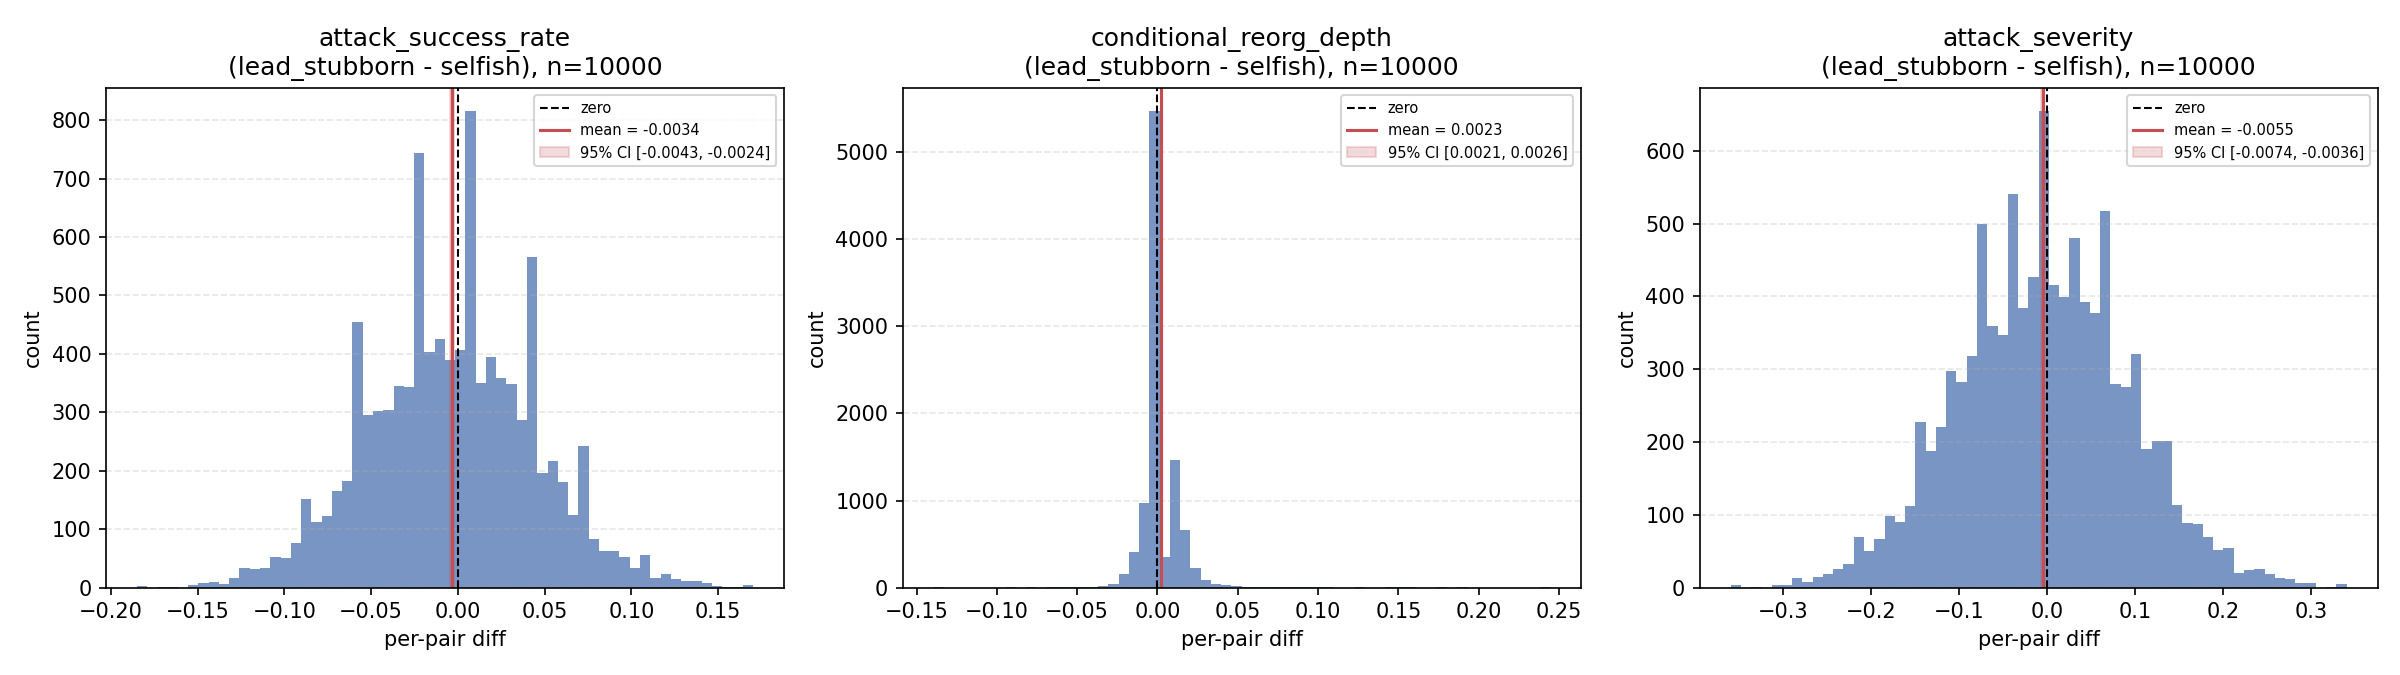

Here is the Python script that generated this plot:
#!/usr/bin/env python3
"""
Paired-difference analysis (lead_stubborn - selfish), 10k-row matched
sample, all three outcomes (attack_success_rate, conditional_reorg_depth,
attack_severity). Extends the existing 1000-row success_rate_diff/
analysis (which covered attack_success_rate only) to 10k scale and to the
other two outcomes. Read-only: only reads analysis_settings_{selfish,
lead_stubborn}_10k.parquet, already produced by build_analysis_table.py.
Does not touch that pipeline script, the 1000-row output, or any jar.

Matching key: the prior 1000-row analysis matched pairs on
(system_config_id, attacker_config_id) alone. Checking that against the
actual two-stage sampling design (see lhs_generate_sample_two_stage.py /
the latin-hyper-cube-sampling skill) shows system_config_id is the
CORE system config id (250 distinct values), with bandwidth varied as a
separate stage on top of it (10 fixed values per core config) -- so
(system_config_id, attacker_config_id) alone is NOT a unique key; it
collides across the 10 bandwidth variants of the same core config. In
this 10k sample that 2-key match has 1578 duplicate-key rows per
strategy file (verified directly against the loaded parquet), and even
the existing 1000-row analysis's own source data has 19 such duplicate
keys (981 unique matches out of the 1000 it reported, i.e. some of its
"1000 matched pairs" were built by joining SQL-style on a non-unique key,
silently mispairing across bandwidth variants for the colliding rows).
This script matches on (system_config_id, attacker_config_id, bandwidth)
instead, which is confirmed unique per strategy (0 duplicate keys) and
achieves a full 10000/10000 1:1 match with no unmatched rows either side.
"""
import numpy as np
import pandas as pd
import matplotlib
matplotlib.use("Agg")
import matplotlib.pyplot as plt

SEL_PATH = "../../parquet_10k/analysis_settings_selfish_10k.parquet"
LEAD_PATH = "../../parquet_10k/analysis_settings_lead_stubborn_10k.parquet"
OUTDIR = "."
KEY = ["system_config_id", "attacker_config_id", "bandwidth"]
OUTCOMES = ["attack_success_rate", "conditional_reorg_depth", "attack_severity"]
THRESHOLDS = [0.02, 0.05, 0.10]
N_BOOTSTRAP = 10000
SEED = 0


def bootstrap_ci_mean(x, n_boot=N_BOOTSTRAP, seed=SEED):
    rng = np.random.default_rng(seed)
    n = len(x)
    boot_means = np.empty(n_boot)
    for b in range(n_boot):
        idx = rng.integers(0, n, size=n)
        boot_means[b] = x[idx].mean()
    lo, hi = np.percentile(boot_means, [2.5, 97.5])
    return float(lo), float(hi)


def main():
    sel = pd.read_parquet(SEL_PATH)
    lead = pd.read_parquet(LEAD_PATH)

    assert sel.duplicated(subset=KEY).sum() == 0, "selfish key not unique"
    assert lead.duplicated(subset=KEY).sum() == 0, "lead_stubborn key not unique"

    merged = sel.merge(lead, on=KEY, suffixes=("_selfish", "_lead_stubborn"),
                        how="inner")
    n_selfish_only = len(sel) - len(sel.merge(lead, on=KEY, how="inner"))
    n_lead_only = len(lead) - len(lead.merge(sel, on=KEY, how="inner"))

    report = []

    def out(s=""):
        print(s)
        report.append(s)

    out("=" * 90)
    out("Paired-difference analysis (lead_stubborn - selfish), 10k matched sample")
    out("Matched on (system_config_id, attacker_config_id, bandwidth) -- see script docstring")
    out("for why this 3-key match is used instead of the 1000-row analysis's 2-key match.")
    out("=" * 90)
    out("selfish rows: {}, lead_stubborn rows: {}".format(len(sel), len(lead)))
    out("Matched pairs: {}  (unmatched: {} selfish-only, {} lead_stubborn-only)".format(
        len(merged), n_selfish_only, n_lead_only))
    out("")

    diffs = {}
    for outcome in OUTCOMES:
        col_s = "{}_selfish".format(outcome)
        col_l = "{}_lead_stubborn".format(outcome)
        sub = merged[[*KEY, col_s, col_l]].copy()
        n_before = len(sub)
        sub = sub.dropna(subset=[col_s, col_l])
        n_excluded = n_before - len(sub)
        sub["diff"] = sub[col_l] - sub[col_s]
        diffs[outcome] = sub

        out("-" * 90)
        out("Outcome: {}".format(outcome))
        if n_excluded:
            out("  Excluded {} pairs where {} was undefined (NaN, i.e. zero successful".format(
                n_excluded, outcome))
            out("  rounds) in at least one strategy -- D-bar+ is undefined by definition when")
            out("  P=0, so these pairs are dropped from this outcome's diff, not zero-filled.")
        else:
            out("  0 pairs excluded -- {} was defined (non-NaN) for all {} matched pairs".format(
                outcome, n_before))
            out("  in both strategies at this data scale.")

        d = sub["diff"].to_numpy()
        ci_lo, ci_hi = bootstrap_ci_mean(d)
        mean_d = float(d.mean())
        std_d = float(d.std())
        median_d = float(np.median(d))
        sem = std_d / np.sqrt(len(d))
        analytic_lo, analytic_hi = mean_d - 1.96 * sem, mean_d + 1.96 * sem

        out("  n = {}".format(len(d)))
        out("  mean = {:.6f}   (95% bootstrap CI: [{:.6f}, {:.6f}], {} resamples)".format(
            mean_d, ci_lo, ci_hi, N_BOOTSTRAP))
        out("  mean = {:.6f}   (95% analytic CI:  [{:.6f}, {:.6f}], normal approx, for comparison)".format(
            mean_d, analytic_lo, analytic_hi))
        out("  std = {:.6f}, median = {:.6f}, min = {:.6f}, max = {:.6f}".format(
            std_d, median_d, float(d.min()), float(d.max())))
        for t in THRESHOLDS:
            frac = float(np.mean(np.abs(d) > t))
            out("  fraction |diff| > {:.2f}: {:.4f}  ({}/{})".format(
                t, frac, int(np.sum(np.abs(d) > t)), len(d)))
        out("  distinguishable from zero (bootstrap CI excludes 0)? {}".format(
            "YES" if (ci_lo > 0 or ci_hi < 0) else "NO"))

    # -------------------------------------------------------------------
    # Threshold-appropriateness note: 0.02/0.05/0.10 are absolute
    # thresholds carried over from the ASR analysis (ASR ranges ~[0.15,
    # 0.95] at this scale). attack_severity has a comparable dynamic range
    # (~[0.3, 2.1]) so the same absolute thresholds remain informative
    # there. conditional_reorg_depth's *entire* observed range is ~[2.0,
    # 2.4] (std ~0.015-0.020, see the fANOVA diagnostics for this same
    # data) -- an absolute threshold of 0.02 is comparable to the outcome's
    # ENTIRE standard deviation, so "fraction exceeding 0.02" on this
    # outcome should be read as "fraction of pairs differing by roughly
    # one full outcome-std or more", not as a small perturbation the way
    # it reads for the other two outcomes. Reported as-is below for
    # comparability, but this scale mismatch is flagged explicitly rather
    # than presented as directly comparable across outcomes.
    # -------------------------------------------------------------------
    out("-" * 90)
    out("Threshold-appropriateness note:")
    out("  0.02/0.05/0.10 are absolute thresholds. For attack_success_rate and")
    out("  attack_severity, whose natural ranges are ~[0.15,0.95] and ~[0.3,2.1] respectively,")
    out("  these thresholds represent genuinely small-to-moderate perturbations, comparable")
    out("  in spirit to the original 1000-row ASR analysis. For conditional_reorg_depth,")
    out("  whose ENTIRE observed range is ~[2.0, 2.4] (std ~0.015-0.02), a 0.02 absolute")
    out("  threshold is comparable to the outcome's entire standard deviation -- the same")
    out("  thresholds are NOT on a comparable relative scale for this outcome. Reported below")
    out("  for consistency/comparability across outcomes, but should not be read as 'similarly")
    out("  small' across all three.")

    # -------------------------------------------------------------------
    # Plot: one figure, 3 subplots (one per outcome) -- histogram of
    # per-pair diffs (shows the SPREAD, since the whole point of the prior
    # 1000-row finding was that aggregate near-zero-mean can hide large
    # per-pair spread) with the mean and its 95% bootstrap CI overlaid, so
    # "is the strategy difference distinguishable from zero" is visible
    # at a glance (CI band position relative to the dashed zero line) at
    # the same time as the per-pair distribution shape.
    # -------------------------------------------------------------------
    fig, axes = plt.subplots(1, 3, figsize=(16, 4.5))
    for ax, outcome in zip(axes, OUTCOMES):
        d = diffs[outcome]["diff"].to_numpy()
        mean_d = float(d.mean())
        ci_lo, ci_hi = bootstrap_ci_mean(d)
        ax.hist(d, bins=60, color="#4C72B0", alpha=0.75, edgecolor="none")
        ax.axvline(0, color="black", linestyle="--", linewidth=1, label="zero")
        ax.axvline(mean_d, color="#C44E52", linestyle="-", linewidth=1.5,
                   label="mean = {:.4f}".format(mean_d))
        ax.axvspan(ci_lo, ci_hi, color="#C44E52", alpha=0.2,
                  label="95% CI [{:.4f}, {:.4f}]".format(ci_lo, ci_hi))
        ax.set_title("{}\n(lead_stubborn - selfish), n={}".format(outcome, len(d)))
        ax.set_xlabel("per-pair diff")
        ax.set_ylabel("count")
        ax.legend(fontsize=7, loc="upper right")
        ax.grid(axis="y", linestyle="--", alpha=0.3)
    fig.tight_layout()
    plot_path = "{}/paired_diff_10k.png".format(OUTDIR)
    fig.savefig(plot_path, dpi=150)
    plt.close(fig)
    out("")
    out("Saved plot: {}".format(plot_path))

    # Save per-pair CSV (all three outcomes' diffs, one row per matched pair)
    csv_cols = KEY + ["attack_success_rate_selfish", "attack_success_rate_lead_stubborn"]
    csv_df = merged[csv_cols].copy()
    csv_df["ASR_diff"] = diffs["attack_success_rate"].set_index(KEY)["diff"].reindex(
        pd.MultiIndex.from_frame(csv_df[KEY])).to_numpy()
    d_diff_indexed = diffs["conditional_reorg_depth"].set_index(KEY)["diff"]
    csv_df["D_diff"] = d_diff_indexed.reindex(pd.MultiIndex.from_frame(csv_df[KEY])).to_numpy()
    v_diff_indexed = diffs["attack_severity"].set_index(KEY)["diff"]
    csv_df["V_diff"] = v_diff_indexed.reindex(pd.MultiIndex.from_frame(csv_df[KEY])).to_numpy()
    csv_path = "{}/paired_diff_10k.csv".format(OUTDIR)
    csv_df.to_csv(csv_path, index=False)
    out("Saved per-pair data: {}".format(csv_path))

    report_path = "{}/paired_diff_10k_report.txt".format(OUTDIR)
    with open(report_path, "w") as f:
        f.write("\n".join(report) + "\n")
    out("Saved report: {}".format(report_path))


if __name__ == "__main__":
    main()
